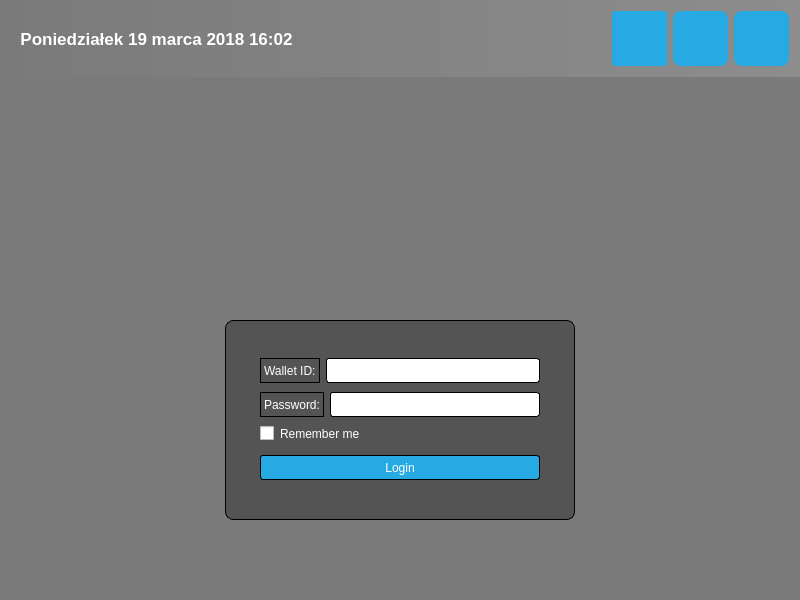
<?xml version="1.0" encoding="UTF-8"?>
<ui version="4.0">
 <class>LoginWindow</class>
 <widget class="QDialog" name="LoginWindow">
  <property name="geometry">
   <rect>
    <x>0</x>
    <y>0</y>
    <width>800</width>
    <height>600</height>
   </rect>
  </property>
  <property name="windowTitle">
   <string>Blockchain.info QT Client Login Window</string>
  </property>
  <property name="windowIcon">
   <iconset resource="../resources.qrc">
    <normaloff>:/res/btcicon.png</normaloff>:/res/btcicon.png</iconset>
  </property>
  <property name="styleSheet">
   <string notr="true">#LoginWindow{
background-color: rgb(122, 122, 122);

}
#topPanel_2{
background-color: qlineargradient(spread:pad, x1:0, y1:0, x2:1, y2:0, stop:0 rgba(122, 122, 122, 100), stop:1 rgba(171, 171, 171, 100));}

QLabel { color: white; }
QLineEdit { border-radius: 3px; }

QPushButton
{
  color: white;
  background-color: #27a9e3;
  border-width: 0px;
  border-radius: 3px;
}

QPushButton:hover { background-color: #66c011; }

#loginForm
{
  background: rgba(0, 0, 0, 80);
  border-radius: 8px;
}</string>
  </property>
  <layout class="QVBoxLayout" name="verticalLayout">
   <property name="leftMargin">
    <number>0</number>
   </property>
   <property name="topMargin">
    <number>0</number>
   </property>
   <property name="rightMargin">
    <number>0</number>
   </property>
   <property name="bottomMargin">
    <number>0</number>
   </property>
   <item>
    <widget class="QWidget" name="topPanel_2" native="true">
     <property name="styleSheet">
      <string notr="true"/>
     </property>
     <layout class="QHBoxLayout" name="topPanel">
      <item>
       <widget class="QLabel" name="dateTime">
        <property name="font">
         <font>
          <pointsize>13</pointsize>
          <weight>75</weight>
          <bold>true</bold>
         </font>
        </property>
        <property name="text">
         <string>  Poniedziałek 19 marca 2018 16:02</string>
        </property>
       </widget>
      </item>
      <item>
       <spacer name="horizontalSpacer">
        <property name="orientation">
         <enum>Qt::Horizontal</enum>
        </property>
        <property name="sizeHint" stdset="0">
         <size>
          <width>40</width>
          <height>20</height>
         </size>
        </property>
       </spacer>
      </item>
      <item>
       <widget class="QPushButton" name="settingsButton">
        <property name="minimumSize">
         <size>
          <width>55</width>
          <height>55</height>
         </size>
        </property>
        <property name="styleSheet">
         <string notr="true">background-image: url(:/res/settings.png);</string>
        </property>
        <property name="text">
         <string/>
        </property>
       </widget>
      </item>
      <item>
       <widget class="QPushButton" name="refreshButton">
        <property name="sizePolicy">
         <sizepolicy hsizetype="Fixed" vsizetype="Fixed">
          <horstretch>0</horstretch>
          <verstretch>0</verstretch>
         </sizepolicy>
        </property>
        <property name="minimumSize">
         <size>
          <width>55</width>
          <height>55</height>
         </size>
        </property>
        <property name="styleSheet">
         <string notr="true">background-image: url(:/res/refresh-icon.png);
  border-radius: 8px;</string>
        </property>
        <property name="text">
         <string/>
        </property>
       </widget>
      </item>
      <item>
       <widget class="QPushButton" name="shutdownButton">
        <property name="sizePolicy">
         <sizepolicy hsizetype="Fixed" vsizetype="Fixed">
          <horstretch>0</horstretch>
          <verstretch>0</verstretch>
         </sizepolicy>
        </property>
        <property name="minimumSize">
         <size>
          <width>55</width>
          <height>55</height>
         </size>
        </property>
        <property name="styleSheet">
         <string notr="true">background-image: url(:/res/shutdown.png);
  border-radius: 8px;</string>
        </property>
        <property name="text">
         <string/>
        </property>
       </widget>
      </item>
     </layout>
    </widget>
   </item>
   <item>
    <layout class="QHBoxLayout" name="horizontalLayout_6">
     <property name="topMargin">
      <number>0</number>
     </property>
     <item>
      <widget class="QLabel" name="logo">
       <property name="sizePolicy">
        <sizepolicy hsizetype="Fixed" vsizetype="Fixed">
         <horstretch>0</horstretch>
         <verstretch>0</verstretch>
        </sizepolicy>
       </property>
       <property name="minimumSize">
        <size>
         <width>510</width>
         <height>150</height>
        </size>
       </property>
       <property name="styleSheet">
        <string notr="true">background-image: url(:/res/logoSmall.png);</string>
       </property>
       <property name="text">
        <string/>
       </property>
      </widget>
     </item>
    </layout>
   </item>
   <item>
    <spacer name="verticalSpacer_3">
     <property name="orientation">
      <enum>Qt::Vertical</enum>
     </property>
     <property name="sizeType">
      <enum>QSizePolicy::Expanding</enum>
     </property>
     <property name="sizeHint" stdset="0">
      <size>
       <width>20</width>
       <height>40</height>
      </size>
     </property>
    </spacer>
   </item>
   <item>
    <layout class="QHBoxLayout" name="horizontalLayout_8">
     <property name="topMargin">
      <number>0</number>
     </property>
     <item>
      <widget class="QWidget" name="loginForm" native="true">
       <property name="sizePolicy">
        <sizepolicy hsizetype="Fixed" vsizetype="Fixed">
         <horstretch>0</horstretch>
         <verstretch>0</verstretch>
        </sizepolicy>
       </property>
       <property name="minimumSize">
        <size>
         <width>350</width>
         <height>200</height>
        </size>
       </property>
       <property name="styleSheet">
        <string notr="true">border: 1px solid;</string>
       </property>
       <layout class="QVBoxLayout" name="verticalLayout_2">
        <property name="leftMargin">
         <number>35</number>
        </property>
        <property name="topMargin">
         <number>35</number>
        </property>
        <property name="rightMargin">
         <number>35</number>
        </property>
        <property name="bottomMargin">
         <number>35</number>
        </property>
        <item>
         <layout class="QHBoxLayout" name="horizontalLayout_10">
          <item>
           <widget class="QLabel" name="walletId">
            <property name="minimumSize">
             <size>
              <width>0</width>
              <height>25</height>
             </size>
            </property>
            <property name="text">
             <string>Wallet ID:</string>
            </property>
           </widget>
          </item>
          <item>
           <widget class="QLineEdit" name="walletEdit">
            <property name="minimumSize">
             <size>
              <width>0</width>
              <height>25</height>
             </size>
            </property>
           </widget>
          </item>
         </layout>
        </item>
        <item>
         <layout class="QHBoxLayout" name="horizontalLayout_9">
          <item>
           <widget class="QLabel" name="password">
            <property name="minimumSize">
             <size>
              <width>0</width>
              <height>25</height>
             </size>
            </property>
            <property name="text">
             <string>Password:</string>
            </property>
           </widget>
          </item>
          <item>
           <widget class="QLineEdit" name="passEdit">
            <property name="minimumSize">
             <size>
              <width>0</width>
              <height>25</height>
             </size>
            </property>
            <property name="echoMode">
             <enum>QLineEdit::Password</enum>
            </property>
           </widget>
          </item>
         </layout>
        </item>
        <item>
         <widget class="QCheckBox" name="passCheckBox">
          <property name="styleSheet">
           <string notr="true">border: 0px;
color: white;</string>
          </property>
          <property name="text">
           <string>Remember me</string>
          </property>
         </widget>
        </item>
        <item>
         <spacer name="verticalSpacer_2">
          <property name="orientation">
           <enum>Qt::Vertical</enum>
          </property>
          <property name="sizeType">
           <enum>QSizePolicy::Fixed</enum>
          </property>
          <property name="sizeHint" stdset="0">
           <size>
            <width>20</width>
            <height>5</height>
           </size>
          </property>
         </spacer>
        </item>
        <item>
         <widget class="QPushButton" name="loginButton">
          <property name="enabled">
           <bool>true</bool>
          </property>
          <property name="minimumSize">
           <size>
            <width>0</width>
            <height>25</height>
           </size>
          </property>
          <property name="text">
           <string>Login</string>
          </property>
         </widget>
        </item>
       </layout>
      </widget>
     </item>
    </layout>
   </item>
   <item>
    <spacer name="verticalSpacer">
     <property name="orientation">
      <enum>Qt::Vertical</enum>
     </property>
     <property name="sizeHint" stdset="0">
      <size>
       <width>20</width>
       <height>40</height>
      </size>
     </property>
    </spacer>
   </item>
  </layout>
 </widget>
 <layoutdefault spacing="6" margin="11"/>
 <resources>
  <include location="../resources.qrc"/>
 </resources>
 <connections/>
</ui>
